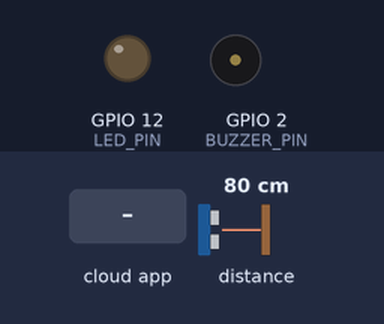
The sketch below on a simulated ESP32. On the bench: output pins drawn as LEDs (lit = HIGH), buzzer (waves = sounding, pin HIGH). The test bench sets the inputs (shaded band); at power-on: distance to the obstacle 80 cm. The ROS host is connected and sends only what is stated; nothing arrives over Bluetooth unless stated; a phone connects over Bluetooth LE 3 s after start.

Above: at 1.2 s.
1.3 s: the phone or cloud app sets is_moving to 0
At 2.1 s:
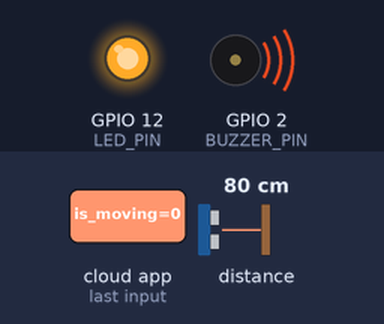
2.8 s: the phone or cloud app sets is_moving to 0
At 3.5 s:
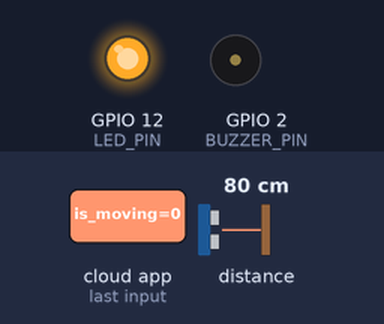
4.3 s: the phone or cloud app sets is_moving to 1
At 4.8 s:
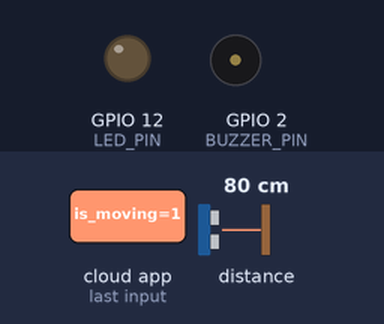
Timing chart, 0 to 7.3 s (numbered marks = the images above; inputs shaded):
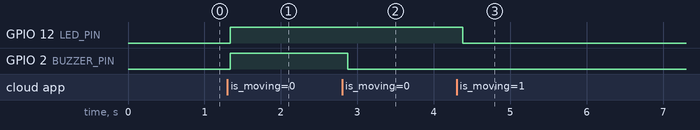

Measured:
- after the input at 1.3 s, GPIO 12 (LED_PIN), GPIO 2 (BUZZER_PIN): LOW → HIGH at once
- after the input at 2.8 s, GPIO 2 (BUZZER_PIN): HIGH → LOW after 0.08 s
- after the input at 4.3 s, GPIO 12 (LED_PIN): HIGH → LOW after 0.08 s

The sketch:

door-watcher.ino
```cpp
/**
 * Prototype project Gr1
 * Name : door-watcher
 * Purpose : Prototype robot which can watch many doors and play sound if a door is opening
 *
 * @author Edouard Petitpierre, Arthur Caron, Eléonore François
 * @version 1.0 14/11/2020
 */

#include <ros.h>
#include <std_msgs/Bool.h>
#include <std_msgs/Int8.h>
#include <Adafruit_VL53L0X.h>
#include <BLEDevice.h>
#include <BLEServer.h>
#include <BLEUtils.h>
#include <BLE2902.h>


/*****************************************/
/*      Variable declaration             */
/*****************************************/

#define BUZZER_PIN 2
#define LED_PIN 12

// Default door number
String doorNumberStr = "1";
int doorNumber = 1;

int distances[3] = {38, 28, 38}; // Distances to doors


Adafruit_VL53L0X measureDistance = Adafruit_VL53L0X(); // Using TOF sensor to detect motion

unsigned long previousMillis = 0;
const long interval = 1000;
unsigned long previousMillis_alert = 0;
const long interval_alert = 2000;
int buzzerState = 0;

// BLE variables
BLEServer* pServer = NULL;
BLECharacteristic* pCharacteristic = NULL;
bool deviceConnected = false;
bool oldDeviceConnected = false;
int txValue = 0;
int a = 0;

/***********************/
bool ble_recieving = false;

#define SERVICE_UUID        "4fafc201-1fb5-459e-8fcc-c5c9c331914b"
#define CHARACTERISTIC_UUID "beb5483e-36e1-4688-b7f5-ea07361b26a8"


/*****************************************/
/*      Function declaration             */
/*****************************************/
int charToInt();
void publishDoorNumber();
void playSound();
void callApp();


/*****************************************/
/*      Node declaration                 */
/*****************************************/
ros::NodeHandle nh;

/**
 * Run the motion detection only if the motor is not moving
 */
void movingCallback(const std_msgs::Bool& msg) {
  if (msg.data == false) {
    verifyDistance(distances[doorNumber-1]);
  }
  else {
    digitalWrite(BUZZER_PIN, LOW);
    digitalWrite(LED_PIN, LOW);
  }
}

// Creation of Publishers/Subscribers
std_msgs::Int8 msg;
ros::Publisher pubDoorNumber("/door_number", &msg);
ros::Subscriber<std_msgs::Bool> sub("/is_moving", &movingCallback);
std_msgs::Int8 msg_dist;
ros::Publisher pub("/distance", &msg_dist);


/*****************************************/
/*      Class declaration                */
/*****************************************/
class MyServerCallbacks: public BLEServerCallbacks {
    void onConnect(BLEServer* pServer) {
      deviceConnected = true;
    };

    void onDisconnect(BLEServer* pServer) {
      deviceConnected = false;
    }
};

/**
 * Write strings
 */
class MyCallbacks: public BLECharacteristicCallbacks {
    void onWrite(BLECharacteristic *pCharacteristic) {

      std::string value = pCharacteristic->getValue();

      ble_recieving = true;

      if (value.length() > 0) {
        doorNumberStr = "";

        for (int i=0; i<value.length(); i++) {
          doorNumberStr = doorNumberStr + value[i];
        }

        publishDoorNumber();
      }
      delay(500);
      ble_recieving = false;
    }
};


void setup()
{
  // Create the BLE Device
  BLEDevice::init("ESP32 gr1");

  // Create the BLE Server
  pServer = BLEDevice::createServer();
  pServer->setCallbacks(new MyServerCallbacks());

  // Create the BLE Service
  BLEService *pService = pServer->createService(SERVICE_UUID);

  // Create a BLE Characteristic
  pCharacteristic = pService->createCharacteristic(
                      CHARACTERISTIC_UUID,
                      BLECharacteristic::PROPERTY_READ   |
                      BLECharacteristic::PROPERTY_WRITE  |
                      BLECharacteristic::PROPERTY_NOTIFY |
                      BLECharacteristic::PROPERTY_INDICATE
                    );

  // Create a BLE Descriptor
  pCharacteristic->addDescriptor(new BLE2902());

  // Write strings
  pCharacteristic->setCallbacks(new MyCallbacks());

  // Start the service
  pService->start();

  // Start advertising
  BLEAdvertising *pAdvertising = BLEDevice::getAdvertising();
  pAdvertising->addServiceUUID(SERVICE_UUID);
  pAdvertising->setScanResponse(false);
  pAdvertising->setMinPreferred(0x0);  // set value to 0x00 to not advertise this parameter
  BLEDevice::startAdvertising();

  // Set outputs
  pinMode(BUZZER_PIN, OUTPUT);
  pinMode(LED_PIN, OUTPUT);


  // Create node
  nh.initNode();
  nh.subscribe(sub);
  nh.advertise(pubDoorNumber);
  nh.advertise(pub);

  // Start the measure
  if (!measureDistance.begin()) {
    while(true);
  }
}

void loop() {
  // Disconnecting
  if (!deviceConnected && oldDeviceConnected) {
      delay(500); // give the bluetooth stack the chance to get things ready
      pServer->startAdvertising(); // restart advertising
      oldDeviceConnected = deviceConnected;
  }

  // Connecting
  if (deviceConnected && !oldDeviceConnected) {
      oldDeviceConnected = deviceConnected; // do stuff here on connecting
  }

  nh.spinOnce();
  delay(100);
}

/**
 * Convert the door string to an integer
 */
int charToInt() {
  // Door 1 appli = doorNumberStr 2
  // 0 and 1 alert signals
  if (doorNumberStr == "2") {
    doorNumber = 1;
    return 1;
  }
  if (doorNumberStr == "3") {
    doorNumber = 2;
    return 2;
  }
  if (doorNumberStr == "4") {
    doorNumber = 3;
    return 3;
  }
}

/**
 * Take a measure of distance and play sound if the distance change compared to the distance to the door
 * @param distanceToDoor distance to the current door
 */
void verifyDistance(int distanceToDoor){
  VL53L0X_RangingMeasurementData_t measure;  // Measurement pointer declaration
  measureDistance.rangingTest(&measure, false);  // Take the measure

  if (measure.RangeStatus != 4) {  // Good measure
    int distanceCm = measure.RangeMilliMeter / 10; // Convert to cm

    msg_dist.data = distanceCm;
    pub.publish(&msg_dist);

    if(ble_recieving == false)
    {
      // If the distance is not between distance_min and ditance_max, send an alert to the app
      if(distanceCm < (distanceToDoor - 1) || distanceCm > (distanceToDoor + 1)) {
        playSound();
        callApp();
        digitalWrite(LED_PIN, HIGH);
      }
      else {
        digitalWrite(BUZZER_PIN, LOW);
        digitalWrite(LED_PIN, LOW);
      }
    }
  }
}

/**
 * Publish the door number to the topic /door_number
 */
void publishDoorNumber() {
  msg.data = charToInt();
  pubDoorNumber.publish(&msg);
}

/**
 * Play sound using millis function to avoid blocking the program
 */
void playSound() {
  unsigned long currentMillis = millis();

  if (currentMillis - previousMillis >= interval) {
    previousMillis = currentMillis;

    if(buzzerState == LOW) {
      buzzerState= HIGH;
    }
    else {
      buzzerState = LOW;
    }

    digitalWrite(BUZZER_PIN, buzzerState);
  }
}

/**
 * Send alert to the app when a door is opened
 * TODO: If we call this function, we need to change in charToInt() the doors number +1
 */
void callApp() {
  unsigned long currentMillis_alert = millis();

  if (currentMillis_alert - previousMillis_alert >= interval_alert) {
    previousMillis_alert = currentMillis_alert;

    if (txValue = 48) {
      txValue = 49;
    }

    else if (txValue = 49) {
      txValue = 48;
    }
    pCharacteristic->setValue(txValue);
    pCharacteristic->notify();
  }

}
```
